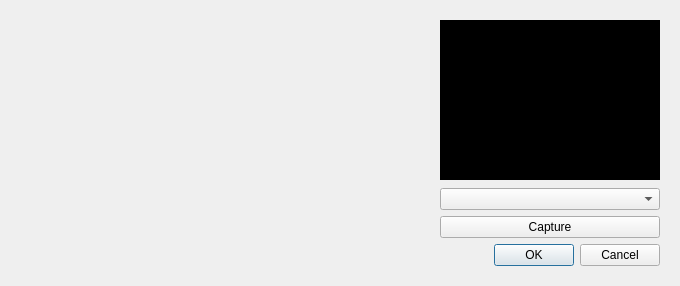
<?xml version="1.0" encoding="UTF-8"?>
<ui version="4.0">
 <class>CameraDialog</class>
 <widget class="QDialog" name="CameraDialog">
  <property name="geometry">
   <rect>
    <x>0</x>
    <y>0</y>
    <width>680</width>
    <height>286</height>
   </rect>
  </property>
  <property name="windowTitle">
   <string>Add Image from Camera</string>
  </property>
  <property name="locale">
   <locale language="English" country="UnitedKingdom"/>
  </property>
  <property name="modal">
   <bool>true</bool>
  </property>
  <layout class="QHBoxLayout" name="horizontalLayout">
   <item>
    <widget class="QCameraViewfinder" name="viewfinder" native="true"/>
   </item>
   <item>
    <widget class="QWidget" name="verticalWidget" native="true">
     <property name="sizePolicy">
      <sizepolicy hsizetype="Maximum" vsizetype="Preferred">
       <horstretch>0</horstretch>
       <verstretch>0</verstretch>
      </sizepolicy>
     </property>
     <layout class="QVBoxLayout" name="verticalLayout">
      <item>
       <widget class="QLabel" name="viewLabel">
        <property name="minimumSize">
         <size>
          <width>220</width>
          <height>160</height>
         </size>
        </property>
        <property name="maximumSize">
         <size>
          <width>1024</width>
          <height>768</height>
         </size>
        </property>
        <property name="styleSheet">
         <string notr="true">Background-color: #000;</string>
        </property>
        <property name="text">
         <string/>
        </property>
        <property name="alignment">
         <set>Qt::AlignCenter</set>
        </property>
        <property name="textInteractionFlags">
         <set>Qt::NoTextInteraction</set>
        </property>
       </widget>
      </item>
      <item>
       <spacer name="verticalSpacer">
        <property name="orientation">
         <enum>Qt::Vertical</enum>
        </property>
        <property name="sizeHint" stdset="0">
         <size>
          <width>20</width>
          <height>40</height>
         </size>
        </property>
       </spacer>
      </item>
      <item>
       <widget class="QComboBox" name="cameraBox"/>
      </item>
      <item>
       <widget class="QPushButton" name="captureButton">
        <property name="text">
         <string>Capture</string>
        </property>
       </widget>
      </item>
      <item>
       <widget class="QDialogButtonBox" name="buttonBox">
        <property name="sizePolicy">
         <sizepolicy hsizetype="Expanding" vsizetype="Expanding">
          <horstretch>0</horstretch>
          <verstretch>0</verstretch>
         </sizepolicy>
        </property>
        <property name="standardButtons">
         <set>QDialogButtonBox::Cancel|QDialogButtonBox::Ok</set>
        </property>
        <property name="centerButtons">
         <bool>false</bool>
        </property>
       </widget>
      </item>
     </layout>
    </widget>
   </item>
  </layout>
 </widget>
 <customwidgets>
  <customwidget>
   <class>QCameraViewfinder</class>
   <extends>QWidget</extends>
   <header>qcameraviewfinder.h</header>
   <container>1</container>
  </customwidget>
 </customwidgets>
 <resources/>
 <connections>
  <connection>
   <sender>buttonBox</sender>
   <signal>accepted()</signal>
   <receiver>CameraDialog</receiver>
   <slot>accept()</slot>
   <hints>
    <hint type="sourcelabel">
     <x>456</x>
     <y>297</y>
    </hint>
    <hint type="destinationlabel">
     <x>272</x>
     <y>159</y>
    </hint>
   </hints>
  </connection>
  <connection>
   <sender>buttonBox</sender>
   <signal>rejected()</signal>
   <receiver>CameraDialog</receiver>
   <slot>reject()</slot>
   <hints>
    <hint type="sourcelabel">
     <x>456</x>
     <y>297</y>
    </hint>
    <hint type="destinationlabel">
     <x>272</x>
     <y>159</y>
    </hint>
   </hints>
  </connection>
 </connections>
</ui>
